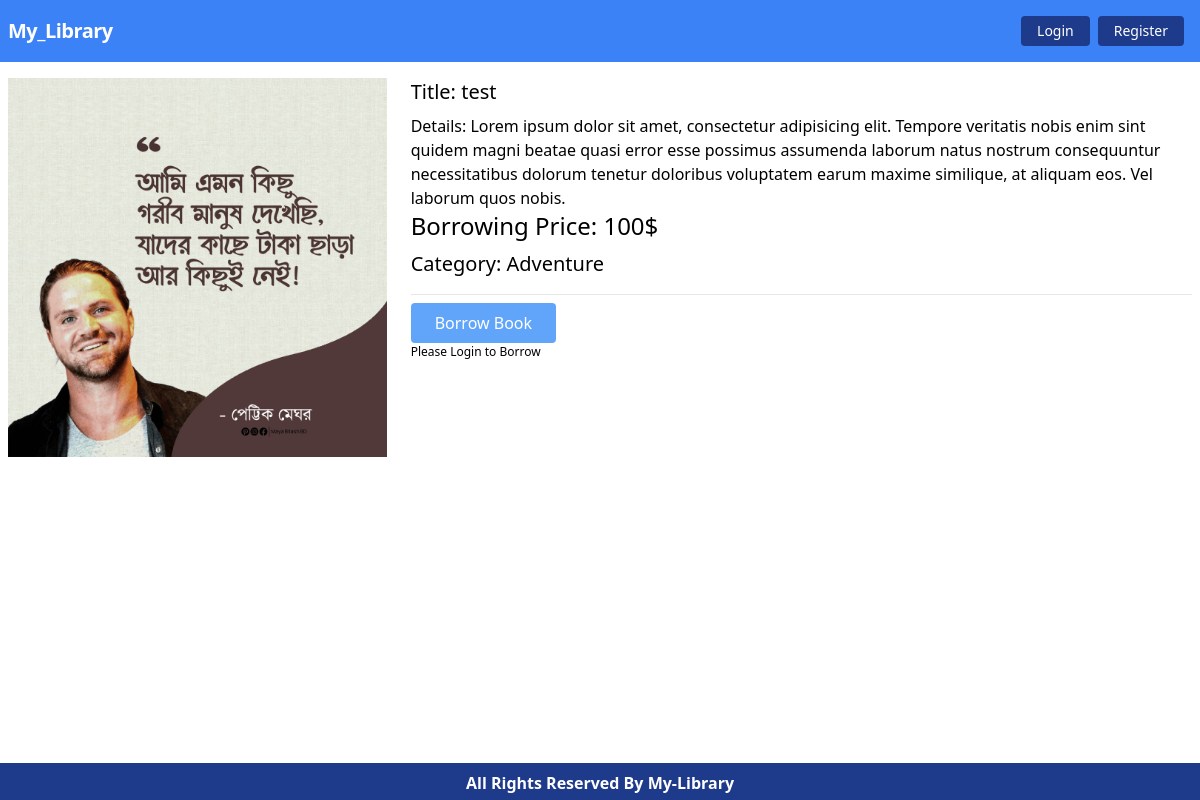
Page /book/book-details/2 on the committed database.
### Books/models.py (models this page shows, shortened)
class Book(models.Model):
    image = models.ImageField(upload_to='books/media/images/')
    title = models.CharField(max_length = 45)
    description = models.TextField()
    borrowing_price = models.IntegerField()
    category = models.ForeignKey(BookCategory, on_delete=models.CASCADE)

class BookCategory(models.Model):
    name = models.CharField(max_length=30)
    slug = models.SlugField(max_length=80)
    def __str__(self):
        return self.name

### Books/views.py (the view)
# urls.py: path('book-details/<int:id>', BookDetails.as_view(), name='bookDetails')
class BookDetails(DetailView):
    model = Book
    template_name = 'book/bookDetails.html'
    pk_url_kwarg = 'id'

### Books/templates/book/bookDetails.html
{% extends 'base.html' %}
{% load static %}
{% block content %}
<div class="book-card">
    <div class="md:grid grid-cols-3 gap-6">
        <div>
            <img src={{book.image.url}} alt="book" class="w-full">
        </div>
        <div class="col-span-2">
            <p class="text-xl pb-2">Title: {{book.title}}</p>
            <p>Details: {{book.description}}</p>
            <p class="text-2xl pb-2">Borrowing Price: {{book.borrowing_price}}$</p>
            <p class="text-xl pb-2">Category: {{book.category}}</p>
            <hr class="my-2">
            {% if user.is_authenticated %}
            <a href="#" class="rounded text-white hover:bg-green-500 border bg-green-400 px-6 py-2 inline-block">
                Borrow Book
            </a>
            {% else %}
            <button class="rounded text-white bg-blue-400 px-6 py-2 inline-block">Borrow
                Book
            </button>
            <p style="font-size: 12px;">Please Login to Borrow</p>
            {% endif %}
        </div>
    </div>
</div>
{% endblock %}

### rows in the picture
Book: image (picture), title "test", description "Lorem ipsum dolor sit amet, consectetur adipisicing elit. Tempore veritatis nobis enim sint quidem magni beatae quasi error esse possimus assumenda laborum natus nostrum consequuntur necessitatibus dolorum tenetur doloribus voluptatem earum maxime similique, at aliquam eos. Vel laborum quos nobis.", borrowing_price "100", category "Adventure"
